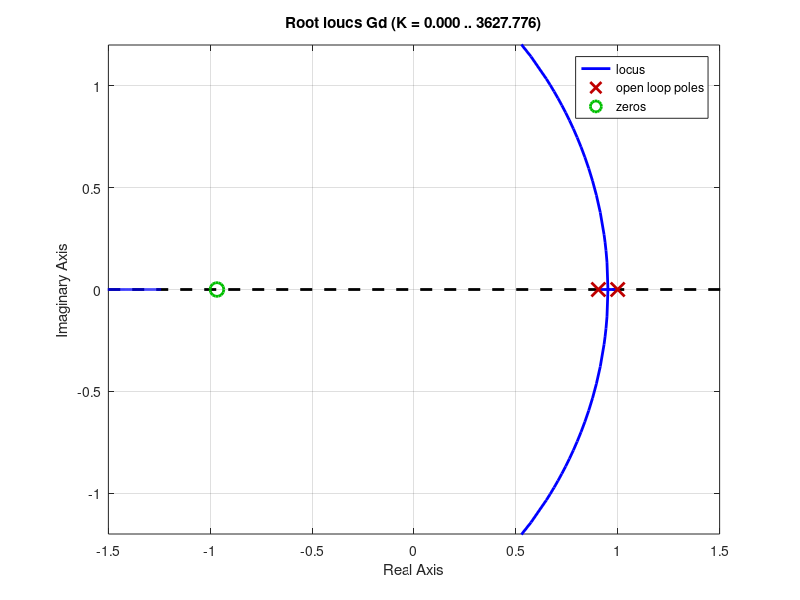
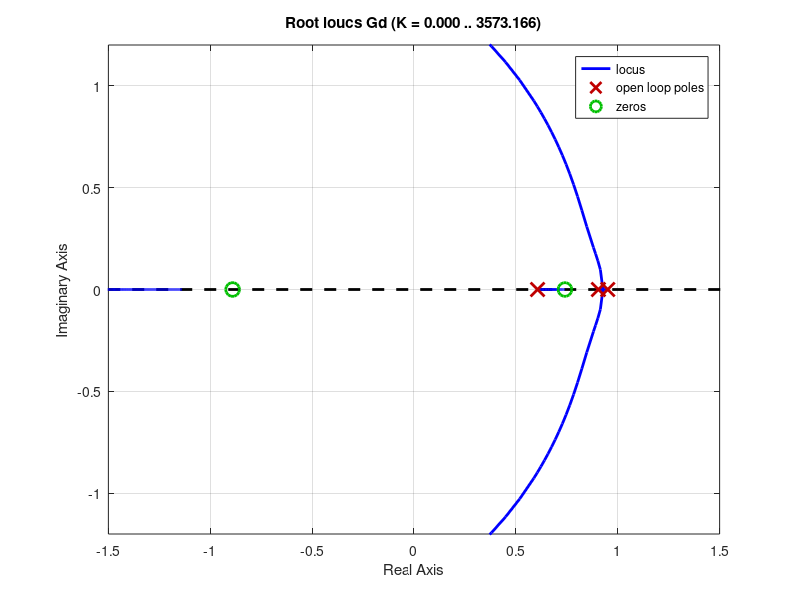
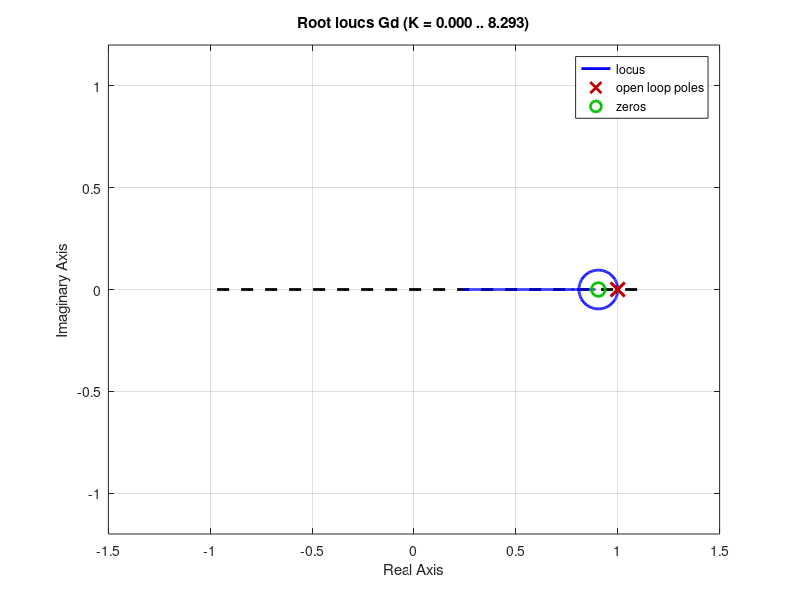
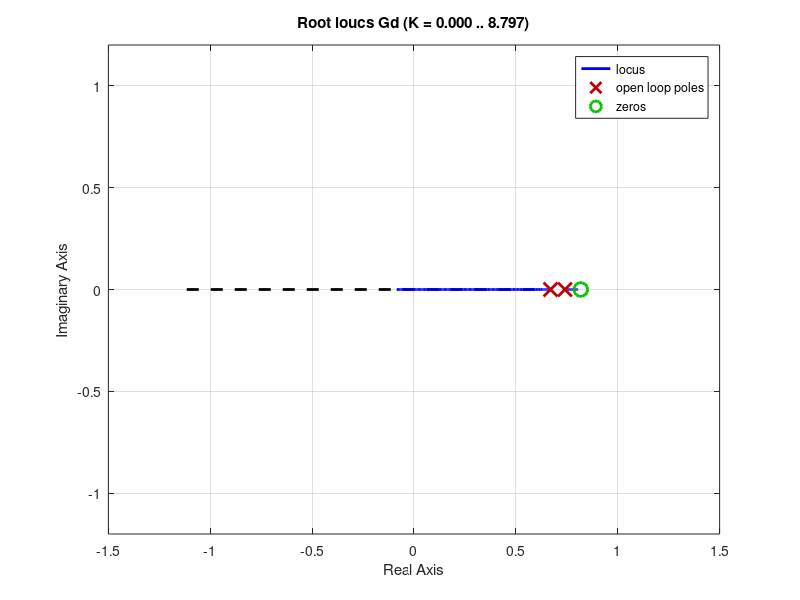

Recreate these plots in MATLAB, in order.
%% Nyquist exercise

% Kjartan Halvorsen
% 2021-06-30

h = 0.1;
s = tf('s');
Gs = { 1/(s*(s+1)), ...
    (s+3)/((s+0.5)*(s+1)*(s+5)), ...
     (s+1)/(s*s), ...
     (s + 2)/((s+3)*(s+4))};
 
 for i=1:4
     i
     G = Gs{i};
     Gd = c2d(G, h);
     pole(Gd)
     zero(Gd)
     [zz, pp, gg] = zpkdata(Gd);
     gg
     figure(i)
     clf
     rlocus(Gd)
     xlim([-1.5, 1.5])
     ylim([-1.2, 1.2])
     axis equal
     set(findobj(gca, 'type', 'line'), 'linewidth', 2);
     set(findobj(gca, 'type', 'line'), 'MarkerSize', 10);
     
     print(sprintf('rlocus-exc-%d', i), '-dpng')
 end
 